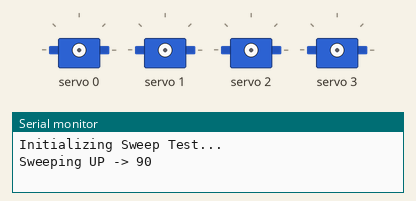
Simulated run of this sketch. Board: Arduino Uno, built with avr-gcc and run on an emulated ATmega328P. Shown: 4 × servo, the last lines printed to the serial monitor.

Above: at 0.05 s.
At 0.45 s:
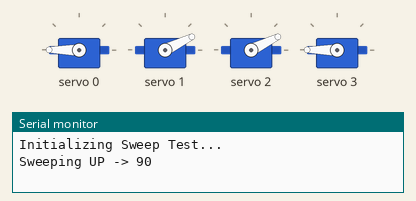
At 0.9 s:
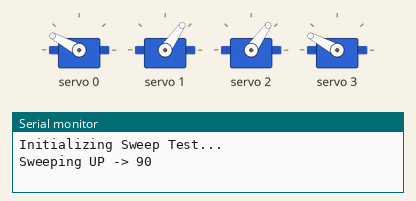
At 1.8 s:
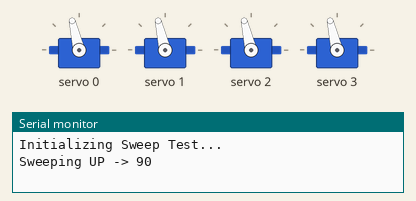
At 2.7 s:
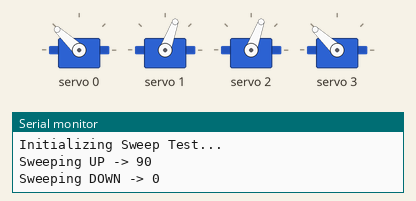
At 3.6 s:
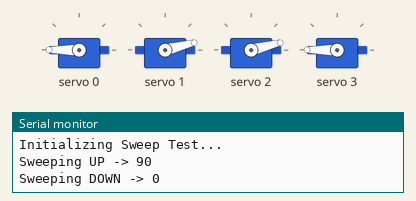
Timing chart, 0 to 5.6 s (numbered marks = the images above):
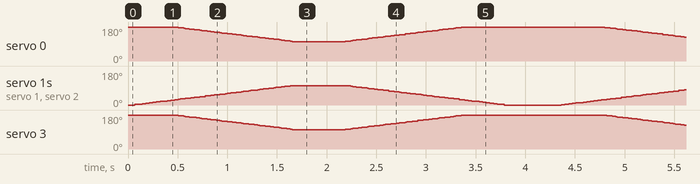

The sketch:

MainBody_PWMSweeping.ino
```cpp
/*
  Quadruped Shoulder Sweep Test

  This sketch automatically sweeps all 4 shoulder servos back and forth
  using the calibrated pulse limits.

  Use this to visually verify that all legs move:
  1. To the full extent (0 to 180)
  2. At the same speed
  3. In the correct mirrored directions (thanks to the class logic)
*/

#include <Wire.h>
#include <Adafruit_PWMServoDriver.h>

Adafruit_PWMServoDriver pwm = Adafruit_PWMServoDriver();

// --- Calibrated Settings ---
// ALWAYS set these to the physical limits of the servo (0 and 180)
// Do not change these to limit range; change the loop instead.
#define SERVOMIN  110
#define SERVOMAX  550

// --- Safety Limits ---
// Change these to restrict the movement range
#define SAFE_START_ANGLE 0
#define SAFE_END_ANGLE   90

// Speed of the sweep (lower is faster)
#define SWEEP_DELAY 15

// --- The Shoulder Class ---
class Shoulder {
  private:
    int channel;
    bool isInverse;
    String name;

  public:
    Shoulder(String n, int ch, bool inverse) {
      name = n;
      channel = ch;
      isInverse = inverse;
    }

    void setAngle(int angle) {
      int finalAngle = angle;

      // Inverse Logic for mirrored legs
      if (isInverse) {
        finalAngle = 180 - angle;
      }

      finalAngle = constrain(finalAngle, 0, 180);

      // Map Angle to Calibrated Pulse Widths
      uint16_t pulseLength = map(finalAngle, 0, 180, SERVOMIN, SERVOMAX);

      pwm.setPWM(channel, 0, pulseLength);
    }
};

// --- Create the 4 Shoulders ---
// FL/BL are Normal (False), FR/BR are Inverse (True)
Shoulder FL("FL", 0, true);
Shoulder FR("FR", 1, false);
Shoulder BL("BL", 2, false);
Shoulder BR("BR", 3, true);

void setup() {
  Serial.begin(9600);
  Serial.println("Initializing Sweep Test...");

  pwm.begin();
  pwm.setPWMFreq(50);

  delay(10);
}

void loop() {
  // Sweep UP from Safe Start to Safe End
  Serial.print("Sweeping UP -> "); Serial.println(SAFE_END_ANGLE);
  for (int angle = SAFE_START_ANGLE; angle <= SAFE_END_ANGLE; angle++) {
    FL.setAngle(angle);
    FR.setAngle(angle);
    BL.setAngle(angle);
    BR.setAngle(angle);
    delay(SWEEP_DELAY);
  }

  delay(500); // Pause at the top

  // Sweep DOWN from Safe End to Safe Start
  Serial.print("Sweeping DOWN -> "); Serial.println(SAFE_START_ANGLE);
  for (int angle = SAFE_END_ANGLE; angle >= SAFE_START_ANGLE; angle--) {
    FL.setAngle(angle);
    FR.setAngle(angle);
    BL.setAngle(angle);
    BR.setAngle(angle);
    delay(SWEEP_DELAY);
  }

  delay(500); // Pause at the bottom
}
```
